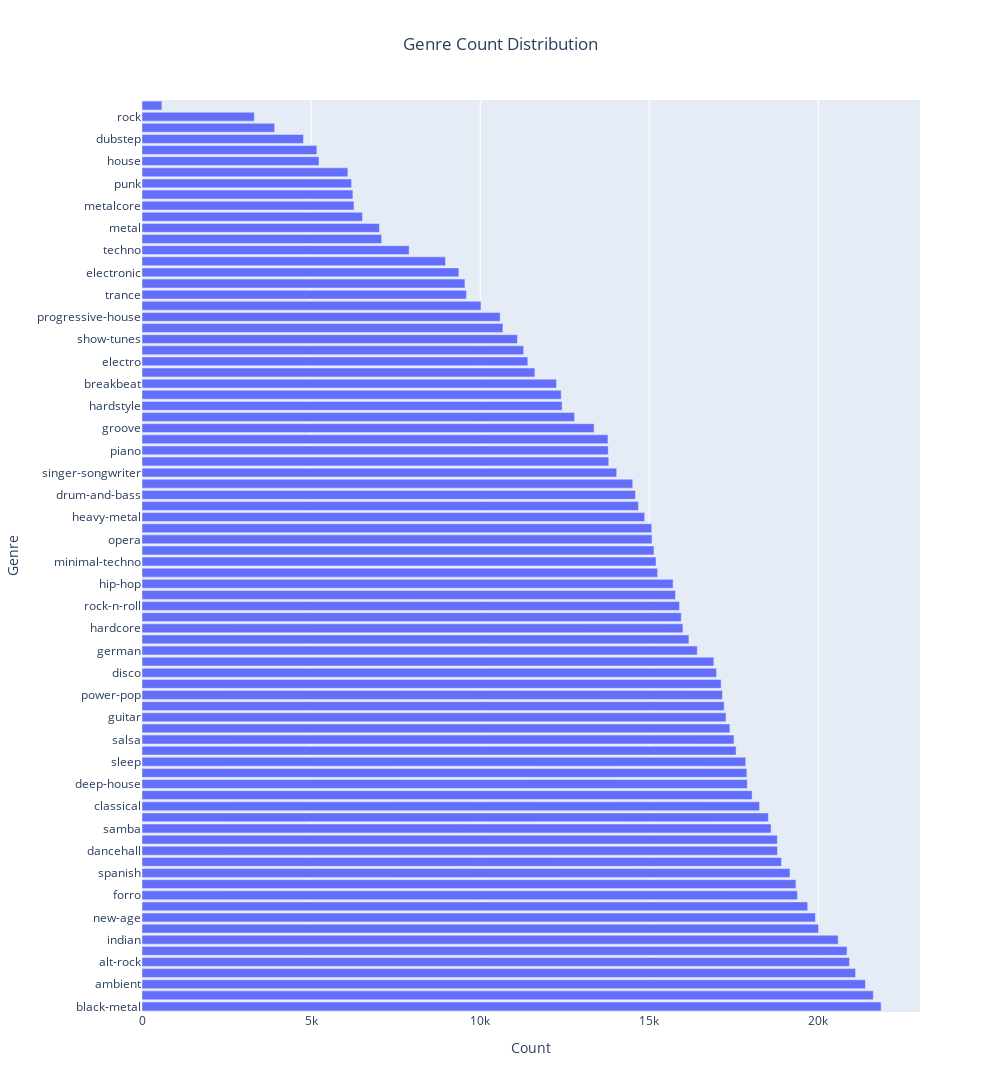

Notebook code cell kept with this figure:
### Code cell
# Count the occurrences of each genre
genre_counts = df['genre'].value_counts().reset_index()
genre_counts.columns = ['genre', 'count']

# Create the horizontal bar plot
fig = px.bar(genre_counts, y='genre', x='count', title='Genre Count Distribution',
             labels={'genre': 'Genre', 'count': 'Count'}, orientation='h')

# Update the layout for a larger figure
fig.update_layout(
    width=1000,
    height=1500,
    title={'x': 0.5},
)

# Show the plot
fig.show()

### Figure 1 — Plotly figure (JSON) as saved in the notebook; plotly's stock layout.template omitted (floating-point values rounded to 4 significant figures)
{"data": [{"alignmentgroup": "True", "hovertemplate": "Count=%{x}<br>Genre=%{y}<extra></extra>", "legendgroup": "", "marker": {"color": "#636efa", "pattern": {"shape": ""}}, "name": "", "offsetgroup": "", "orientation": "h", "showlegend": false, "textposition": "auto", "type": "bar", "x": [21852, 21621, 21389, 21097, 20918, 20845, 20583, 20004, 19911, 19682, 19379, 19334, 19158, 18906, 18788, 18785, 18599, 18519, 18259, 18038, 17896, 17883, 17851, 17566, 17501, 17381, 17266, 17212, 17161, 17123, 16987, 16907, 16417, 16170, 15993, 15943, 15891, 15773, 15703, 15245, 15198, 15136, 15079, 15069, 14862, 14678, 14591, 14509, 14035, 13800, 13784, 13776, 13366, 12789, 12420, 12395, 12256, 11616, 11406, 11285, 11101, 10671, 10589, 10022, 9592, 9548, 9369, 8974, 7898, 7086, 7020, 6518, 6267, 6235, 6197, 6086, 5233, 5170, 4774, 3920, 3319, 589], "xaxis": "x", "y": ["black-metal", "gospel", "ambient", "acoustic", "alt-rock", "emo", "indian", "k-pop", "new-age", "blues", "forro", "comedy", "spanish", "chill", "dancehall", "dub", "samba", "french", "classical", "death-metal", "deep-house", "country", "sleep", "sertanejo", "salsa", "goth", "guitar", "dance", "power-pop", "garage", "disco", "pop-film", "german", "folk", "hardcore", "jazz", "rock-n-roll", "cantopop", "hip-hop", "industrial", "minimal-techno", "funk", "opera", "tango", "heavy-metal", "club", "drum-and-bass", "grindcore", "singer-songwriter", "hard-rock", "piano", "ska", "groove", "psych-rock", "hardstyle", "afrobeat", "breakbeat", "swedish", "electro", "trip-hop", "show-tunes", "edm", "progressive-house", "indie-pop", "trance", "party", "electronic", "soul", "techno", "punk-rock", "metal", "romance", "metalcore", "pop", "punk", "sad", "house", "chicago-house", "dubstep", "detroit-techno", "rock", "songwriter"], "yaxis": "y"}], "layout": {"barmode": "relative", "height": 1500, "legend": {"tracegroupgap": 0}, "title": {"text": "Genre Count Distribution", "x": 0.5}, "width": 1000, "xaxis": {"anchor": "y", "domain": [0, 1], "title": {"text": "Count"}}, "yaxis": {"anchor": "x", "domain": [0, 1], "title": {"text": "Genre"}}}}
